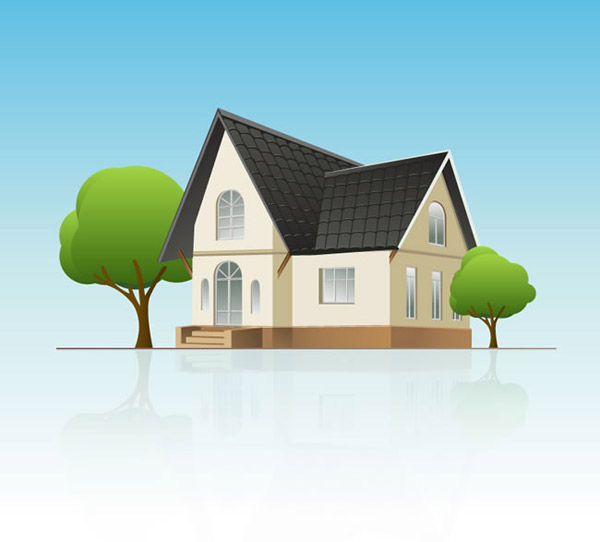
#> input picture 计算机视觉实验03_2020118100_庞晓宇/2.jpg, 600 x 542 px
$ python testcode.py   (older library calls are emulated)
#> lines starting #> are read from the running program, lines starting #| are printed output that depends on the picture; after the words box and inside, x2 and y2 are one past the last pixel; in counts of white or black regions, pixels touching at a corner belong together
### 计算机视觉实验03_2020118100_庞晓宇/pptcode.py
import cv2
import numpy as np


# ---------------------边缘检测---------------------
# 罗伯茨(Roberts)算子
def getRoberts(img):
    # Roberts算子
    kernelx = np.array([[-1, 0], [0, 1]], dtype=int)
    kernely = np.array([[0, -1], [1, 0]], dtype=int)
    x = cv2.filter2D(img, cv2.CV_16S, kernelx)
    y = cv2.filter2D(img, cv2.CV_16S, kernely)
    absX = cv2.convertScaleAbs(x)
    absY = cv2.convertScaleAbs(y)
    Roberts = cv2.addWeighted(absX, 0.5, absY, 0.5, 0)
    return Roberts


# 普雷维特(Prewitt)算子
def getPrewitt(img):
    # Prewitt算子
    kernelx = np.array([[1, 1, 1], [0, 0, 0], [-1, -1, -1]], dtype=int)
    kernely = np.array([[-1, 0, 1], [-1, 0, 1], [-1, 0, 1]], dtype=int)
    x = cv2.filter2D(img, cv2.CV_16S, kernelx)
    y = cv2.filter2D(img, cv2.CV_16S, kernely)
    # 转uint8
    absX = cv2.convertScaleAbs(x)
    absY = cv2.convertScaleAbs(y)
    # Prewitt = cv2.addWeighted(absX, 0.5, absY, 0.5, 0)
    Prewitt = (0.5 * absX**2.0 + 0.5 * absY**2.0) ** 0.5
    return cv2.convertScaleAbs(np.uint8(Prewitt))


# 索贝尔(Sobel)算子
def getSobel(img):
    # Sobel算子
    kernelx = np.array([[1, 2, 1], [0, 0, 0], [-1, -2, -1]], dtype=int)
    kernely = np.array([[-1, 0, 1], [-2, 0, 2], [-1, 0, 1]], dtype=int)
    x = cv2.filter2D(img, cv2.CV_16S, kernelx)
    y = cv2.filter2D(img, cv2.CV_16S, kernely)
    # 转uint8
    absX = cv2.convertScaleAbs(x)
    absY = cv2.convertScaleAbs(y)
    Prewitt = (0.5 * absX**2.0 + 0.5 * absY**2.0) ** 0.5
    return cv2.convertScaleAbs(np.uint8(Prewitt))


# 拉普拉斯(Laplacian)算子
def getLaplacian(img):
    # Laplacian算子
    # kernel = np.array([[0, 1, 0], [1, -4, 1], [0, 1, 0]], dtype=int)
    kernel = np.array([[1, 1, 1], [1, -8, 1], [1, 1, 1]], dtype=int)
    # kernel = np.array([[-1, 2, -1], [2, -4, 2], [-1, 2, -1]], dtype=int)
    laplacian = cv2.filter2D(img, cv2.CV_16S, kernel)
    return cv2.convertScaleAbs(laplacian)


# 拉普拉斯-高斯(LoG)算子
def getLoG(img):
    # LoG算子
    kernel = -np.array(
        [
            [-2, -4, -4, -4, -2],
            [-4, 0, 8, 0, -4],
            [-4, 8, 24, 8, -4],
            [-4, 0, 8, 0, -4],
            [-2, -4, -4, -4, -2],
        ],
        dtype=int,
    )
    laplacian = cv2.filter2D(img, cv2.CV_16S, kernel)
    return cv2.convertScaleAbs(laplacian)


# [6 lines of commented-out code are left out]
def getCanny(img):
    # Canny算子
    return cv2.Canny(img, 100, 200)


# [18 lines of commented-out code are left out]
# [4 lines left out: function getORB, not called in this run]


# ---------------------霍夫检测---------------------
# 标准霍夫变换
def line_detection(image):
    # 变换为灰度图
    gray = cv2.cvtColor(image, cv2.COLOR_BGR2GRAY)
    # 进行Canny边缘检测
    edges = cv2.Canny(gray, 50, 150, apertureSize=3)
    # cv2.imshow("edges", edges)
    # 标准霍夫变换
    lines = cv2.HoughLines(edges, 1, np.pi / 180, 200)
    for line in lines:  # 对检测到的每一条线段
        # 霍夫变换返回的是 r 和 theta 值
        rho, theta = line[0]
        a = np.cos(theta)
        b = np.sin(theta)
        # 确定x0和y0
        x0 = a * rho
        y0 = b * rho
        # 构建 (x1,y1) (x2,y2)
        x1 = int(x0 + 1000 * (-b))
        y1 = int(y0 + 1000 * (a))
        x2 = int(x0 - 1000 * (-b))
        y2 = int(y0 - 1000 * (a))
        # 用cv2.line函数在image上绘制直线
        cv2.line(image, (x1, y1), (x2, y2), (0, 0, 255), 2)
    # cv2.imshow("line_detection", image)
    # cv2.waitKey(0)
    return image


# 渐进概率式霍夫变换
def line_detectionP(image):
    # 变换为灰度图
    gray = cv2.cvtColor(image, cv2.COLOR_BGR2GRAY)
    # 进行Canny边缘检测
    edges = cv2.Canny(gray, 50, 150, apertureSize=3)
    # cv2.imshow("edges", edges)
    # 进行霍夫直线运算
    lines = cv2.HoughLinesP(
        edges, 1, np.pi / 180, 200, minLineLength=150, maxLineGap=20
    )
    if lines is not None:
        for line in lines:  # 对检测到的每一条线段
            for x1, y1, x2, y2 in line:
                # 用cv2.line函数在image上绘制直线
                cv2.line(image, (x1, y1), (x2, y2), (0, 0, 255), 2)
    # cv2.imshow("line_detection", image)
    # cv2.waitKey(0)
    return image


# 霍夫圆检测
def HoughCircles(src):
    image = np.array(src)
    cimage = cv2.cvtColor(image, cv2.COLOR_BGR2GRAY)  # 转化成灰度图像
    circles = cv2.HoughCircles(
        cimage,
        cv2.HOUGH_GRADIENT,
        1,
        40,
        param1=260,
        param2=50,
        minRadius=10,
    )
    # cv2.imshow("in", cimage)
    circles = np.uint16(np.around(circles))  # 取整
    for i in circles[0, :]:
        cv2.circle(image, (i[0], i[1]), i[2], (0, 0, 255), 2)  # 在原图上画圆，圆心、半径、颜色、线宽
        cv2.circle(image, (i[0], i[1]), 2, (255, 0, 0), 2)
    # cv2.putText(image, "param1:260,param2:50", (20, 20), cv2.FONT_HERSHEY_SIMPLEX, 0.75, (0, 0, 255), 2)
    # cv2.imshow("row_circles", image)
    return image

### 计算机视觉实验03_2020118100_庞晓宇/testcode.py
import cv2
import pptcode

# 加载测试图片
# img = cv2.imread("test.png")
img = cv2.imread("2.jpg")
#> img is the input picture: shape (542, 600, 3); mean B, G, R 207.7, 207.5, 177.4
cv2.imshow("Original", img)

# 测试边缘检测函数
roberts = pptcode.getRoberts(img)  # Roberts算子
prewitt = pptcode.getPrewitt(img)  # Prewitt算子
sobel = pptcode.getSobel(img)  # Sobel算子
laplacian = pptcode.getLaplacian(img)  # Laplacian算子
log = pptcode.getLoG(img)  # LoG算子
#> in getLoG, `laplacian = cv2.filter2D(img, cv2.CV_16S, kernel)`:
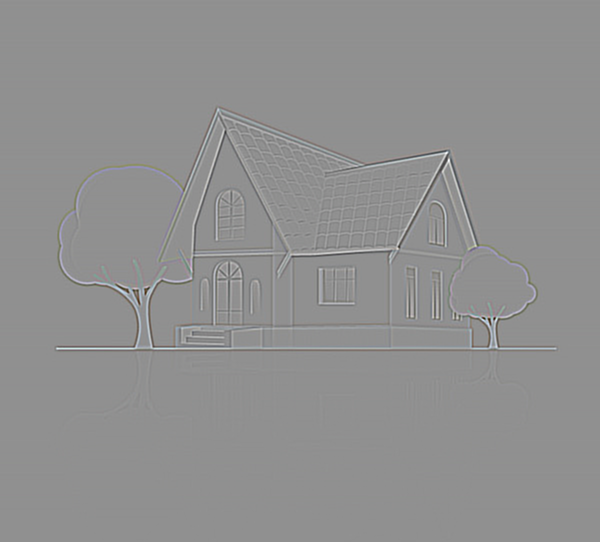
#> laplacian: shape (542, 600, 3) int16; mean B, G, R 0.1, 0.1, 0.1; drawn with min black and max white
#> in getLoG, `return cv2.convertScaleAbs(laplacian)`:
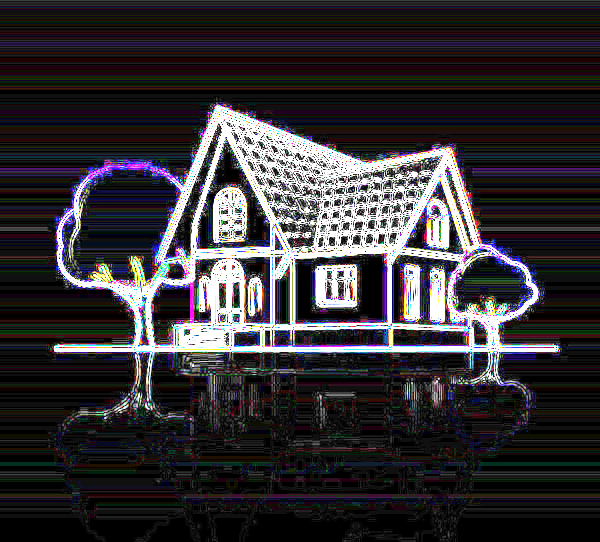
#> returned value: shape (542, 600, 3); mean of channels 0, 1, 2 52.6, 48.5, 51.8; drawn as B, G, R
canny = cv2.Canny(img, 100, 200)  # Canny边缘检测
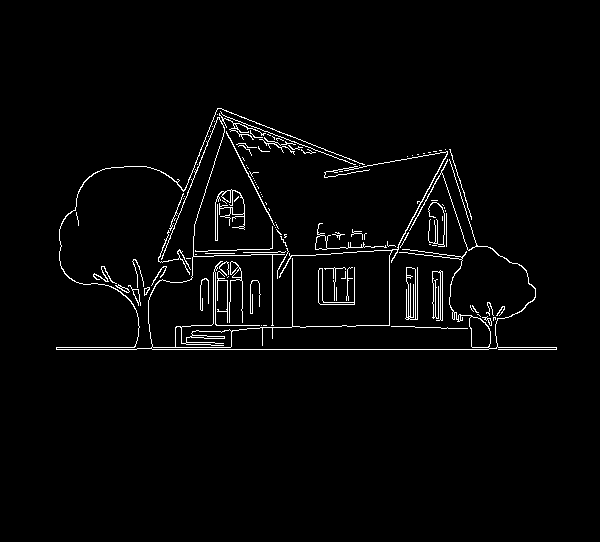
#> canny: shape (542, 600); 2.5% white in thin lines or dots, all inside (x1, y1, x2, y2) = (56, 108, 557, 350)

# 测试角点检测函数
orb = cv2.ORB_create()
kp, des = orb.detectAndCompute(img, None)
#> kp = 500 keypoints; strongest (x, y, size): (448, 160, 31), (449, 161, 37.2), (446, 153, 31), (448, 156, 44.6)

# 测试Hough变换函数
line_detection = pptcode.line_detection(img)  # 标准Hough变换
#> in line_detection, `gray = cv2.cvtColor(image, cv2.COLOR_BGR2GRAY)`:
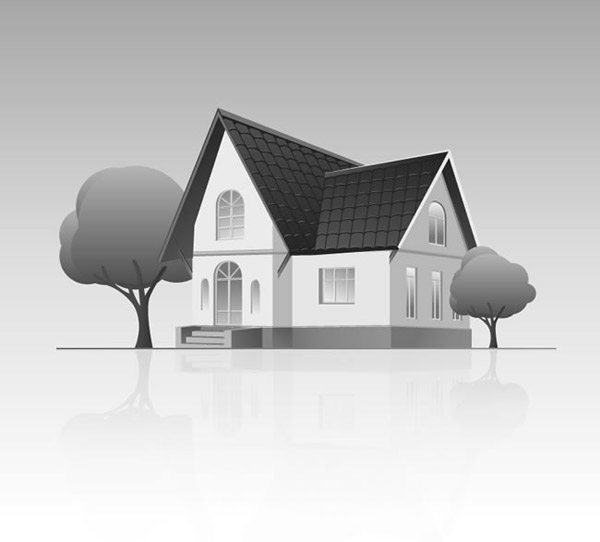
#> gray: shape (542, 600); min 10, max 255, mean 198.5
#> in line_detection, `lines = cv2.HoughLines(edges, 1, np.pi / 180, 200)`: lines = [[349, 1.57], [347, 1.57]]
#> the loop in line_detection, `for line in lines:` made 2 passes
#> (rho, theta, a, b, x0, y0, x1, y1) on passes 1 to 2: (349, 1.57, -4.37e-08, 1, -1.53e-05, 349, -1000, 348), (347, 1.57, -4.37e-08, 1, -1.52e-05, 347, -1000, 346)
#> after the loop in line_detection, `for line in lines:`: image: shape (542, 600, 3); 0.92% of pixels changed, all inside (x1, y1, x2, y2) = (0, 345, 600, 351)
line_detectionP = pptcode.line_detectionP(img)  # 累计概率Hough变换
#> in line_detectionP, `edges = cv2.Canny(gray, 50, 150, apertureSize=3)`: edges: shape (542, 600); 3.3% white in thin lines or dots, all inside (x1, y1, x2, y2) = (0, 108, 600, 385)
#> in line_detectionP, `lines = cv2.HoughLinesP( edges, 1, np.pi / 180, 200, minLineLength=150..`: lines = [[128, 349, 300, 349]]
#> the loop in line_detectionP, `for line in lines:` made 1 pass
#> after the loop in line_detectionP, `for line in lines:`:
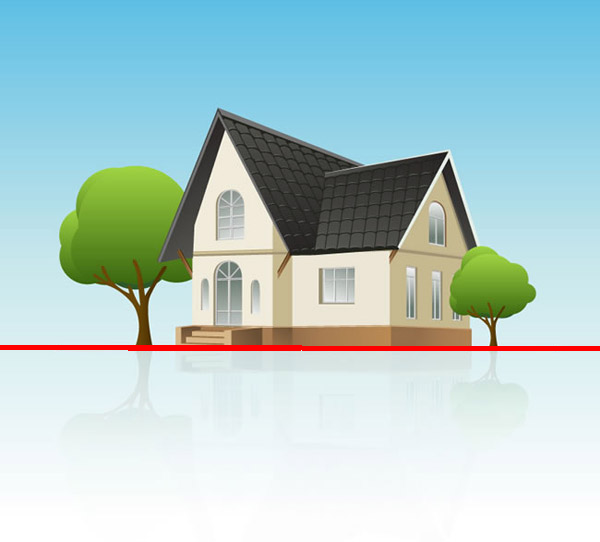
#> image: shape (542, 600, 3); mean B, G, R 206, 205.7, 178.1
HoughCircles = pptcode.HoughCircles(img)  # Hough圆变换
#> in HoughCircles, `circles = cv2.HoughCircles( cimage, cv2.HOUGH_GRADIENT, 1, 40, param1=..`: circles = [[267.5, 308.5, 54.7], [343.5, 303.5, 70]]
#> in HoughCircles, `circles = np.uint16(np.around(circles))`: circles = [[268, 308, 55], [344, 304, 70]]
#> the loop in HoughCircles, `for i in circles[0, :]:` made 2 passes
#> after the loop in HoughCircles, `for i in circles[0, :]:`:
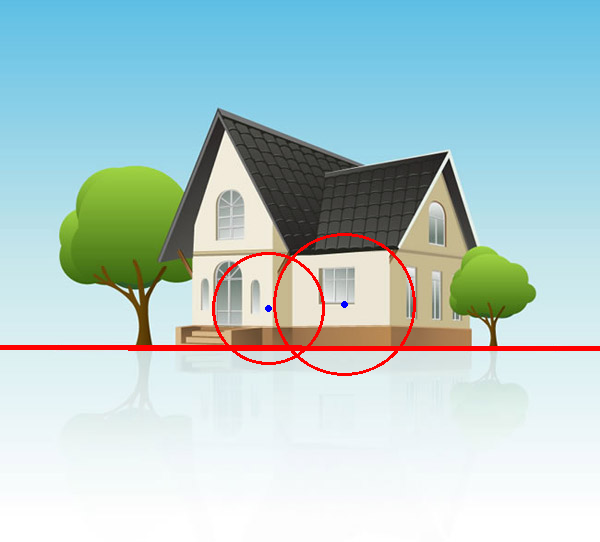
#> image: shape (542, 600, 3); 0.7% of pixels changed, all inside (x1, y1, x2, y2) = (212, 233, 416, 376)

# [14 lines of commented-out code are left out]
cv2.imshow("Roberts", roberts)
cv2.waitKey(0)
cv2.imshow("Prewitt", prewitt)
cv2.waitKey(0)
cv2.imshow("Sobel", sobel)
cv2.waitKey(0)
cv2.imshow("Laplacian", laplacian)
cv2.waitKey(0)
cv2.imshow("LoG", log)
cv2.waitKey(0)
cv2.imshow("Canny", canny)
cv2.waitKey(0)
cv2.imshow("ORB", cv2.drawKeypoints(img, kp, None))
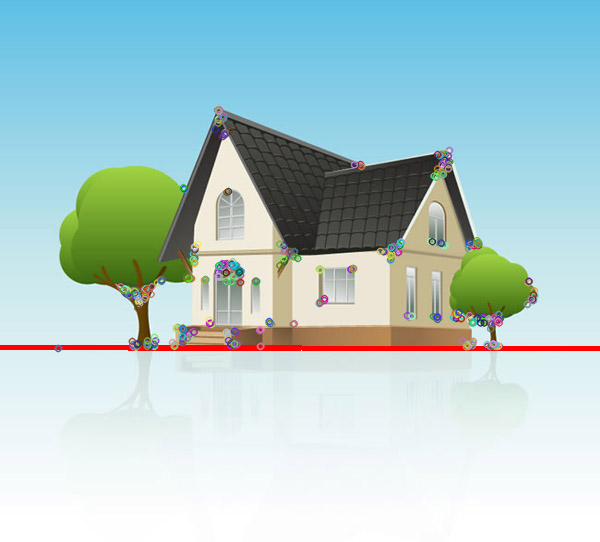
#> window 'ORB': shape (542, 600, 3); mean B, G, R 206.1, 205.5, 177.6
cv2.waitKey(0)
cv2.imshow("Line Detection", line_detection)
cv2.waitKey(0)
cv2.imshow("Line Detection P", line_detectionP)
cv2.waitKey(0)
cv2.imshow("Hough Circles", HoughCircles)
cv2.waitKey(0)
cv2.destroyAllWindows()
